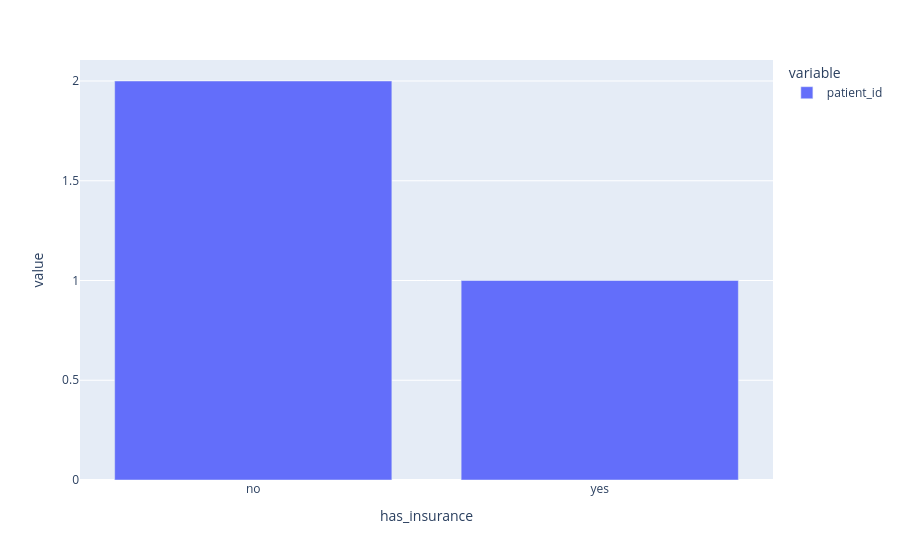

This figure's notebook cell:
### Code cell
px.bar(df.groupby('has_insurance').agg({'patient_id' : 'nunique'}))

### Figure 1 — Plotly figure (JSON) as saved in the notebook; plotly's stock layout.template omitted (floating-point values rounded to 4 significant figures)
{"data": [{"hovertemplate": "variable=patient_id<br>has_insurance=%{x}<br>value=%{y}<extra></extra>", "legendgroup": "patient_id", "marker": {"color": "#636efa", "pattern": {"shape": ""}}, "name": "patient_id", "orientation": "v", "showlegend": true, "textposition": "auto", "type": "bar", "x": ["no", "yes"], "xaxis": "x", "y": [2, 1], "yaxis": "y"}], "layout": {"barmode": "relative", "legend": {"title": {"text": "variable"}, "tracegroupgap": 0}, "margin": {"t": 60}, "xaxis": {"anchor": "y", "domain": [0, 1], "title": {"text": "has_insurance"}}, "yaxis": {"anchor": "x", "domain": [0, 1], "title": {"text": "value"}}}}
